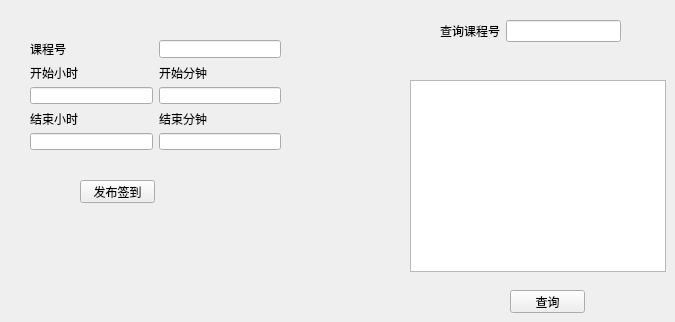
          <widget class="QWidget" name="tab_5">
           <attribute name="title">
            <string>签到</string>
           </attribute>
           <widget class="QWidget" name="gridLayoutWidget">
            <property name="geometry">
             <rect>
              <x>30</x>
              <y>40</y>
              <width>251</width>
              <height>110</height>
             </rect>
            </property>
            <layout class="QGridLayout" name="gridLayout_6">
             <item row="0" column="2">
              <widget class="QLineEdit" name="q_subid"/>
             </item>
             <item row="1" column="1">
              <widget class="QLabel" name="label_2">
               <property name="text">
                <string>开始小时</string>
               </property>
              </widget>
             </item>
             <item row="1" column="2">
              <widget class="QLabel" name="label_3">
               <property name="text">
                <string>开始分钟</string>
               </property>
              </widget>
             </item>
             <item row="2" column="2">
              <widget class="QLineEdit" name="qstartm"/>
             </item>
             <item row="3" column="2">
              <widget class="QLabel" name="label_5">
               <property name="text">
                <string>结束分钟</string>
               </property>
              </widget>
             </item>
             <item row="2" column="1">
              <widget class="QLineEdit" name="qstarth"/>
             </item>
             <item row="3" column="1">
              <widget class="QLabel" name="label_4">
               <property name="text">
                <string>结束小时</string>
               </property>
              </widget>
             </item>
             <item row="4" column="1">
              <widget class="QLineEdit" name="qendh"/>
             </item>
             <item row="4" column="2">
              <widget class="QLineEdit" name="qendm"/>
             </item>
             <item row="0" column="1">
              <widget class="QLabel" name="label">
               <property name="text">
                <string>课程号</string>
               </property>
              </widget>
             </item>
            </layout>
           </widget>
           <widget class="QPushButton" name="pushButton">
            <property name="geometry">
             <rect>
              <x>80</x>
              <y>180</y>
              <width>75</width>
              <height>23</height>
             </rect>
            </property>
            <property name="text">
             <string>发布签到</string>
            </property>
           </widget>
           <widget class="QTextBrowser" name="q_info">
            <property name="geometry">
             <rect>
              <x>410</x>
              <y>80</y>
              <width>256</width>
              <height>192</height>
             </rect>
            </property>
           </widget>
           <widget class="QPushButton" name="pushButton_2">
            <property name="geometry">
             <rect>
              <x>510</x>
              <y>290</y>
              <width>75</width>
              <height>23</height>
             </rect>
            </property>
            <property name="text">
             <string>查询</string>
            </property>
           </widget>
           <widget class="QWidget" name="formLayoutWidget_2">
            <property name="geometry">
             <rect>
              <x>440</x>
              <y>20</y>
              <width>181</width>
              <height>41</height>
             </rect>
            </property>
            <layout class="QFormLayout" name="formLayout">
             <item row="0" column="0">
              <widget class="QLabel" name="label_6">
               <property name="text">
                <string>查询课程号</string>
               </property>
              </widget>
             </item>
             <item row="0" column="1">
              <widget class="QLineEdit" name="qsearch"/>
             </item>
            </layout>
           </widget>
          </widget>
